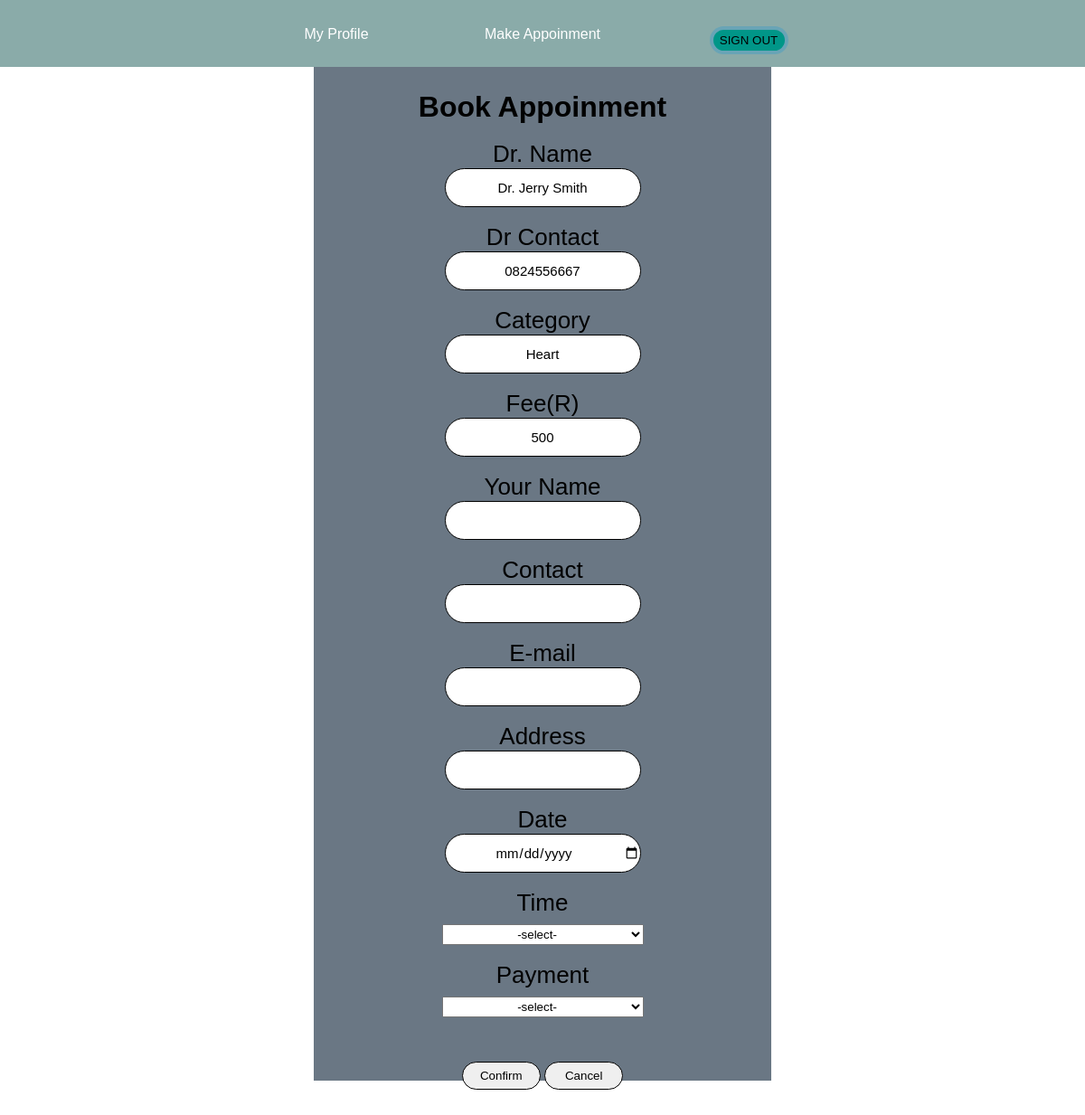
/patient/booking.php?doc_id=1, run on the app's committed database.
### tables this page shows
CREATE TABLE `doctor` (
  `doc_id` int(22) NOT NULL,
  `doctor_id` varchar(22) NOT NULL,
  `name` varchar(22) NOT NULL,
  `address` varchar(100) NOT NULL,
  `contact` varchar(14) NOT NULL,
  `email` varchar(22) NOT NULL,
  `expertise` varchar(22) NOT NULL,
  `id` int(11) NOT NULL,
  `fee` varchar(111) NOT NULL,
  `userid` varchar(22) NOT NULL,
  `password` varchar(22) NOT NULL,
  `pic` varchar(111) NOT NULL
);

### patient/booking.php (the view, shortened to what this page needs)
<?php include('uptomenu.php'); ?>
<?php
	$doc_id = isset($_GET['doc_id'])?$_GET['doc_id']:"";
 ?>
					<?php
					include('../config.php');
							$sql="SELECT * FROM doctor WHERE doc_id = '$doc_id' ";
							$result = $conn->query($sql);
							if ($result->num_rows > 0) {
							    while($row  = $result->fetch_assoc()) {
							        $name 	= $row["name"];
							        $expertise 	= $row["expertise"];
							        $contact 	= $row["contact"];
							        $fee = $row["fee"];
							    }
							}
					?>
		<div id="wrapper5" style="margin-top:60px; margin-button:60px;">
		<center>
		<h1 >Book Appoinment</h1><br>
			<form action="" method="post" >
					<label>
						Dr. Name <br><input type="text" name="dname" value="<?php echo $name; ?>" >
					</label><br><br>
 					<label>
						Dr Contact <br><input type="text" name="dcontact" value="<?php echo $contact; ?>" />
					</label><br><br>
					<label>
						Category <br><input type="text" name="expertise" value="<?php echo $expertise; ?>" >
					</label><br><br>
					<label>
						Fee(R) <br><input type="text" name="fee" value="<?php echo $fee; ?>" >
					</label><br><br>
					<label>
						Your Name <br><input type="text" name="pname" value="">
					</label><br><br>
 					<label>
						 Contact <br><input type="text" name="pcontact" value=""/>
					</label><br><br>
					<label>
						E-mail <br><input type="email" name="email" value=""/>
					</label><br><br>
					<label>
						 Address <br><input type="text" name="address" value="">
					</label><br><br>
					<label>
						 Date<br> <input type="date" name="dates" value="">
					</label><br><br>
					<label>
						 Time <br><select name="timee" required>
										<option value="">-select-</option>
									</select>
					</label><br><br>
					<label>
						 Payment <br><select name="payment" required>
										<option value="">-select-</option>
									</select>
					</label><br><br>
					<br>
					<button name="submit" type="submit" class="submit_b">Confirm</button>
					<a href="search_doctor.php"><button type="submit"  name="cancel_btn" class="submit_b">Cancel</button></a><br>
				</form> <br><br>
				</center>
		</div>
</body>
</html>

### style.css (style rules this page uses)
* { margin:0px; padding:0px; font-family:"montserrat",sans-serif; }
input { width: 215px; height: 41px; border: 1px solid; border-radius: 50px; text-align: center; font-size: 15px; }
select, option { width: 223px; height:23px; text-align:center; }
.submit_b { width: 87px; height: 31px; border-radius: 40px; border:1px solid black; margin-bottom:10px; }
#wrapper5 { background: rgba(44,62,80,0.7); margin-top: 70px; margin-bottom: 40px; width: 426px; margin: 0 auto; padding: 40px; border-radius: 2px solid #2c3e50; height: 1055px; }
label { align-content: center; cursor: pointer; font-size: 26px; }

### data on the page
doctor: dname "Dr. Jerry Smith", dcontact "0824556667", expertise "Heart", fee "500"
